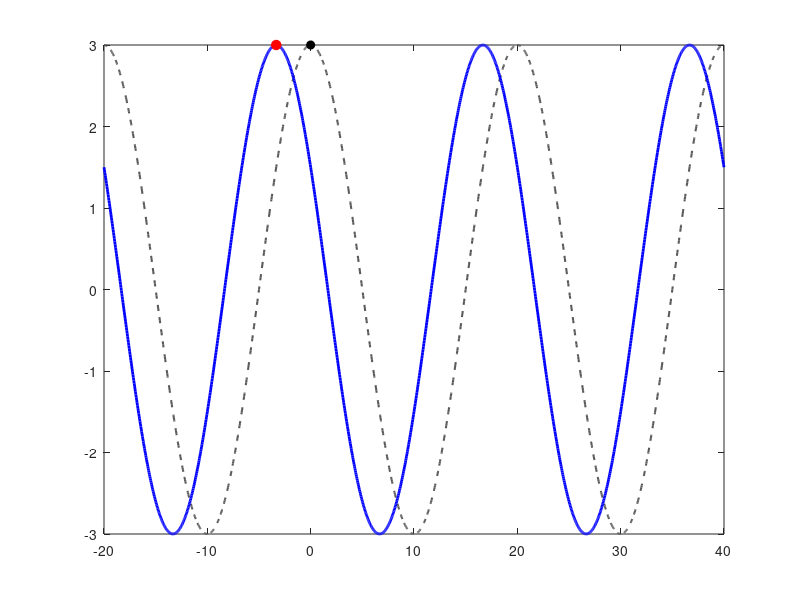

The MATLAB script that drew this image: (Note: this script raises an error after producing the figure.)
%% Proof of Skills - Determine Sinusoid Characteristics
% Compares a phase-shifted cosine with an unshifted reference.

clear;
close all;
clc;

amplitude = 3;                  % V
frequency = 50;                 % Hz
period = 1 / frequency;         % s
omega = 2*pi*frequency;         % rad/s
phase = pi/3;                   % rad
phase_deg = phase * 180/pi;     % degrees
time_shift = -phase / omega;    % s; positive phase shifts cosine left

t = linspace(-period, 2*period, 1501);
reference = amplitude*cos(omega*t);
shifted = amplitude*cos(omega*t + phase);

figure('Color', 'w');
plot(t*1e3, reference, '--', 'Color', [0.35 0.35 0.35], ...
    'LineWidth', 1.5);
hold on;
plot(t*1e3, shifted, 'b-', 'LineWidth', 2);
plot(0, amplitude, 'ko', 'MarkerFaceColor', 'k', 'MarkerSize', 6);
plot(time_shift*1e3, amplitude, 'ro', ...
    'MarkerFaceColor', 'r', 'MarkerSize', 7);
xline(0, ':k', 'Reference peak');
xline(time_shift*1e3, ':r', 'Shifted peak');
yline(amplitude, ':', 'Amplitude = 3 V');
grid on;
xlabel('Time (ms)');
ylabel('Voltage (V)');
title('3cos(2\pi(50)t + \pi/3) and Phase Reference');
legend('Reference: 3cos(2\pi(50)t)', ...
    'Shifted: 3cos(2\pi(50)t + \pi/3)', ...
    'Reference peak', 'Shifted peak', 'Location', 'southoutside');

fprintf('Amplitude: %.3f V\n', amplitude);
fprintf('Frequency: %.3f Hz\n', frequency);
fprintf('Period: %.6f s (%.3f ms)\n', period, period*1e3);
fprintf('Phase: %.6f rad = %.3f degrees\n', phase, phase_deg);
fprintf('Time shift relative to reference: %.6f s (%.3f ms)\n', ...
    time_shift, time_shift*1e3);
